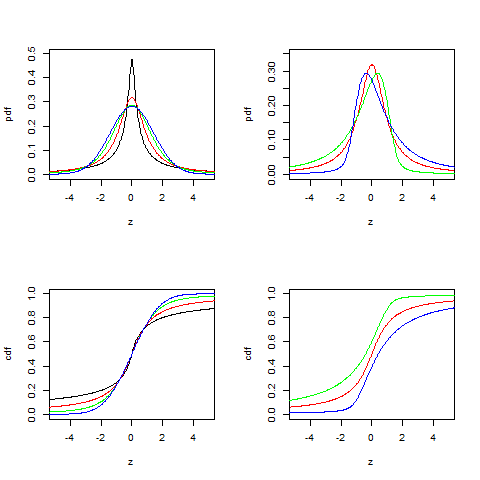

Recreate this plot in R.
# make sure both packages are installed

library(stabledist)
library(fBasics)
par(mfrow=c(2,2))
z = seq(-6, 6, length = 300)

# thickness of tails
alpha = c(0.6, 1, 1.5, 2)                                          
# skewness
beta = 0                                                           
# standard deviation
sigma = 1                                                          
# expectation
mu = 0                                                             

# stable pdfs for different tails (left side)
plot(z, dstable(z, alpha[1], beta, sigma, mu, 1), type = 'l',
     xlim = c(-5, 5), ylim = c(0, 0.5), xlab = "z", ylab = "pdf")  
lines(z, dstable(z, alpha[2], beta, sigma, mu, 1), col = "red")
lines(z, dstable(z, alpha[3], beta, sigma, mu, 1), col = "green") 
lines(z, dstable(z, alpha[4], beta, sigma, mu, 1), col = "blue")  
                                                                  
                                                                  
alpha = 1                                                         
beta = c(0, -0.8, 0.8)                                            

# differently skewed stable pdfs (right side)
plot(z, dstable(z, alpha, beta[1], sigma, mu, 1), col = "red",     
     type = 'l', xlim = c(-5, 5), ylim = c(0, 0.35),
     xlab = "z", ylab = "pdf")                                         
lines(z, dstable(z, alpha, beta[2], sigma, mu, 1), col = "green")
lines(z, dstable(z, alpha, beta[3], sigma, mu, 1), col = "blue")




z = seq(-6, 6, length = 300)

alpha = c(0.6, 1, 1.5, 2)
beta = 0

# stable cdfs for different tails (left side)
plot(z, pstable(z, alpha[1], beta, sigma, mu, 1), type = 'l',
     xlim = c(-5, 5), ylim = c(0, 1), xlab = "z", ylab = "cdf")      
lines(z, pstable(z, alpha[2], beta, sigma, mu, 1), col = "red")
lines(z, pstable(z, alpha[3], beta, sigma, mu, 1), col = "green")
lines(z, pstable(z, alpha[4], beta, sigma, mu, 1), col = "blue")



alpha = 1
beta = c(0, -0.8, 0.8)

# differently skewed stable cdfs (right side)
plot(z, pstable(z, alpha, beta[1], sigma, mu, 1), col = "red",
     type = 'l', xlim = c(-5, 5), 
     ylim = c(0, 1), xlab = "z", ylab = "cdf")                    
lines(z, pstable(z, alpha, beta[2], sigma, mu, 1), col = "green")
lines(z, pstable(z, alpha, beta[3], sigma, mu, 1), col = "blue")
